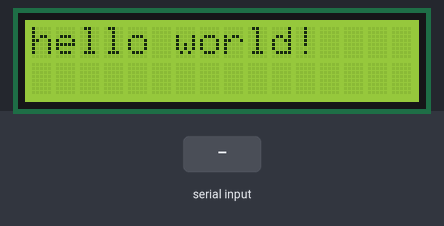
The sketch below on a simulated Arduino Uno, built with avr-gcc and run on an emulated ATmega328P. Parts: 16×2 character LCD. The test bench sets the inputs (shaded band). What the sketch prints to the serial monitor is not drawn.

Above: at 1.2 s.
1.3 s: "1\n" received over Serial
At 2.5 s:
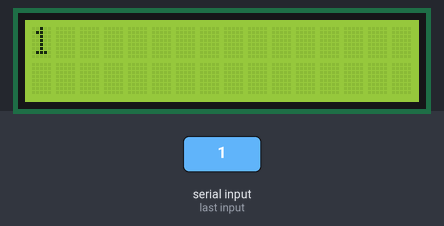
2.8 s: "0\n" received over Serial
At 3.8 s:
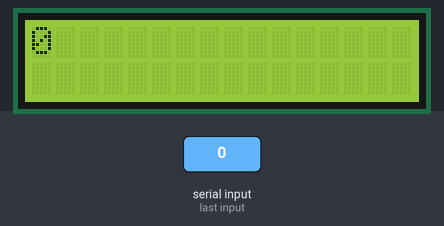
4.3 s: "2\n" received over Serial
At 4.9 s:
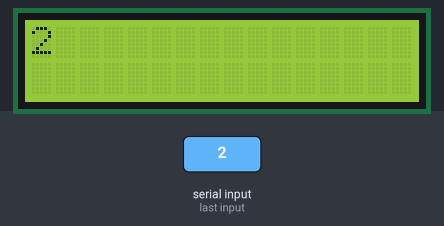
Timing chart, 0 to 7.3 s (numbered marks = the images above; inputs shaded):
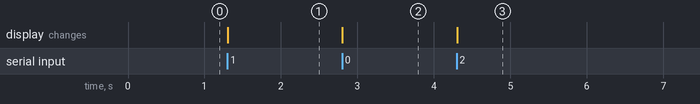

Measured:
- after the input at 1.3 s, the display: changes at once (image 1)
- after the input at 2.8 s, the display: changes at once (image 2)
- after the input at 4.3 s, the display: changes at once (image 3)

The sketch:

LCDPractice.ino
```cpp
#include <LiquidCrystal.h>

LiquidCrystal lcd(12, 11, 5, 4, 3, 2);

void setup() {
  Serial.begin(9600);
  while(!Serial);
  Serial.println("entire your message!");
  // set up LCD column and row numbers
  lcd.begin(16, 2);
  lcd.print("hello world!");
}

void loop() {
  if (Serial.available() > 0) {
    String message = Serial.readStringUntil('\n');
    if (message.length() > 0) {
      Serial.println(message);
      lcd.clear();
      lcd.print(message);
    }
  }
}
```
